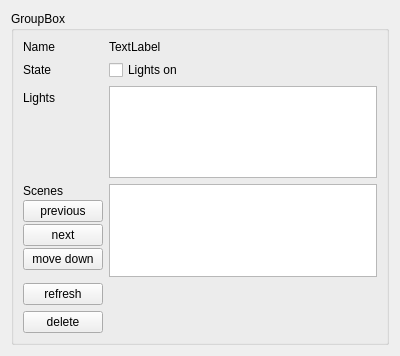
<?xml version="1.0" encoding="UTF-8"?>
<ui version="4.0">
 <class>LightGroupWidget</class>
 <widget class="QWidget" name="LightGroupWidget">
  <property name="geometry">
   <rect>
    <x>0</x>
    <y>0</y>
    <width>400</width>
    <height>356</height>
   </rect>
  </property>
  <property name="windowTitle">
   <string>Form</string>
  </property>
  <layout class="QVBoxLayout" name="verticalLayout">
   <item>
    <widget class="QGroupBox" name="groupBox">
     <property name="title">
      <string>GroupBox</string>
     </property>
     <layout class="QFormLayout" name="formLayout">
      <item row="1" column="0">
       <widget class="QLabel" name="label_3">
        <property name="text">
         <string>Name</string>
        </property>
       </widget>
      </item>
      <item row="1" column="1">
       <widget class="QLabel" name="labelName">
        <property name="text">
         <string>TextLabel</string>
        </property>
       </widget>
      </item>
      <item row="2" column="0">
       <widget class="QLabel" name="label_4">
        <property name="text">
         <string>State</string>
        </property>
       </widget>
      </item>
      <item row="2" column="1">
       <layout class="QHBoxLayout" name="horizontalLayout">
        <item>
         <widget class="QCheckBox" name="checkLightsOn">
          <property name="text">
           <string>Lights on</string>
          </property>
          <property name="checkable">
           <bool>true</bool>
          </property>
          <property name="tristate">
           <bool>true</bool>
          </property>
         </widget>
        </item>
       </layout>
      </item>
      <item row="3" column="0">
       <widget class="QLabel" name="label">
        <property name="text">
         <string>Lights</string>
        </property>
       </widget>
      </item>
      <item row="3" column="1">
       <widget class="QListWidget" name="listLights"/>
      </item>
      <item row="4" column="1">
       <widget class="QListWidget" name="listScenes"/>
      </item>
      <item row="8" column="0">
       <layout class="QVBoxLayout" name="verticalLayout_2">
        <item>
         <widget class="QPushButton" name="buttonRefresh">
          <property name="text">
           <string>refresh</string>
          </property>
         </widget>
        </item>
        <item>
         <widget class="QPushButton" name="buttonDelete">
          <property name="text">
           <string>delete</string>
          </property>
         </widget>
        </item>
        <item>
         <spacer name="verticalSpacer">
          <property name="orientation">
           <enum>Qt::Vertical</enum>
          </property>
          <property name="sizeHint" stdset="0">
           <size>
            <width>20</width>
            <height>40</height>
           </size>
          </property>
         </spacer>
        </item>
       </layout>
      </item>
      <item row="8" column="1">
       <widget class="LightGroupSceneWidget" name="sceneWidget" native="true"/>
      </item>
      <item row="4" column="0">
       <layout class="QVBoxLayout" name="verticalLayout_3">
        <property name="spacing">
         <number>2</number>
        </property>
        <item>
         <widget class="QLabel" name="label_2">
          <property name="text">
           <string>Scenes</string>
          </property>
         </widget>
        </item>
        <item>
         <widget class="QPushButton" name="buttonPreviousScene">
          <property name="text">
           <string>previous</string>
          </property>
         </widget>
        </item>
        <item>
         <widget class="QPushButton" name="buttonNextScene">
          <property name="text">
           <string>next</string>
          </property>
         </widget>
        </item>
        <item>
         <widget class="QPushButton" name="buttonMoveSceneDown">
          <property name="text">
           <string>move down</string>
          </property>
         </widget>
        </item>
        <item>
         <spacer name="verticalSpacer_2">
          <property name="orientation">
           <enum>Qt::Vertical</enum>
          </property>
          <property name="sizeHint" stdset="0">
           <size>
            <width>20</width>
            <height>40</height>
           </size>
          </property>
         </spacer>
        </item>
       </layout>
      </item>
     </layout>
    </widget>
   </item>
  </layout>
 </widget>
 <customwidgets>
  <customwidget>
   <class>LightGroupSceneWidget</class>
   <extends>QWidget</extends>
   <header>Widgets/LightGroupSceneWidget.h</header>
   <container>1</container>
  </customwidget>
 </customwidgets>
 <resources/>
 <connections/>
</ui>
